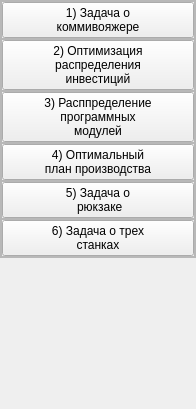
               <widget class="QWidget" name="page_2">
                <property name="geometry">
                 <rect>
                  <x>0</x>
                  <y>0</y>
                  <width>196</width>
                  <height>409</height>
                 </rect>
                </property>
                <attribute name="icon">
                 <iconset>
                  <normaloff>icons/down.svg</normaloff>icons/down.svg</iconset>
                </attribute>
                <attribute name="label">
                 <string>Dynamic programming</string>
                </attribute>
                <layout class="QVBoxLayout" name="verticalLayout_11">
                 <property name="spacing">
                  <number>0</number>
                 </property>
                 <property name="leftMargin">
                  <number>0</number>
                 </property>
                 <property name="topMargin">
                  <number>0</number>
                 </property>
                 <property name="rightMargin">
                  <number>0</number>
                 </property>
                 <property name="bottomMargin">
                  <number>0</number>
                 </property>
                 <item alignment="Qt::AlignTop">
                  <widget class="QFrame" name="frame_14">
                   <property name="frameShape">
                    <enum>QFrame::StyledPanel</enum>
                   </property>
                   <property name="frameShadow">
                    <enum>QFrame::Raised</enum>
                   </property>
                   <layout class="QVBoxLayout" name="verticalLayout_10">
                    <property name="spacing">
                     <number>0</number>
                    </property>
                    <property name="leftMargin">
                     <number>0</number>
                    </property>
                    <property name="topMargin">
                     <number>0</number>
                    </property>
                    <property name="rightMargin">
                     <number>0</number>
                    </property>
                    <property name="bottomMargin">
                     <number>0</number>
                    </property>
                    <item>
                     <widget class="QFrame" name="frame_20">
                      <property name="frameShape">
                       <enum>QFrame::StyledPanel</enum>
                      </property>
                      <property name="frameShadow">
                       <enum>QFrame::Raised</enum>
                      </property>
                      <layout class="QVBoxLayout" name="verticalLayout_17">
                       <property name="spacing">
                        <number>0</number>
                       </property>
                       <property name="leftMargin">
                        <number>0</number>
                       </property>
                       <property name="topMargin">
                        <number>0</number>
                       </property>
                       <property name="rightMargin">
                        <number>0</number>
                       </property>
                       <property name="bottomMargin">
                        <number>0</number>
                       </property>
                       <item alignment="Qt::AlignTop">
                        <widget class="QPushButton" name="TSP_task_button">
                         <property name="text">
                          <string>1) Задача о
коммивояжере</string>
                         </property>
                        </widget>
                       </item>
                      </layout>
                     </widget>
                    </item>
                    <item>
                     <widget class="QFrame" name="frame_19">
                      <property name="frameShape">
                       <enum>QFrame::StyledPanel</enum>
                      </property>
                      <property name="frameShadow">
                       <enum>QFrame::Raised</enum>
                      </property>
                      <layout class="QVBoxLayout" name="verticalLayout_16">
                       <property name="spacing">
                        <number>0</number>
                       </property>
                       <property name="leftMargin">
                        <number>0</number>
                       </property>
                       <property name="topMargin">
                        <number>0</number>
                       </property>
                       <property name="rightMargin">
                        <number>0</number>
                       </property>
                       <property name="bottomMargin">
                        <number>0</number>
                       </property>
                       <item alignment="Qt::AlignTop">
                        <widget class="QPushButton" name="pushButton_6">
                         <property name="text">
                          <string>2) Оптимизация
распределения
инвестиций</string>
                         </property>
                        </widget>
                       </item>
                      </layout>
                     </widget>
                    </item>
                    <item>
                     <widget class="QFrame" name="frame_18">
                      <property name="frameShape">
                       <enum>QFrame::StyledPanel</enum>
                      </property>
                      <property name="frameShadow">
                       <enum>QFrame::Raised</enum>
                      </property>
                      <layout class="QVBoxLayout" name="verticalLayout_15">
                       <property name="spacing">
                        <number>0</number>
                       </property>
                       <property name="leftMargin">
                        <number>0</number>
                       </property>
                       <property name="topMargin">
                        <number>0</number>
                       </property>
                       <property name="rightMargin">
                        <number>0</number>
                       </property>
                       <property name="bottomMargin">
                        <number>0</number>
                       </property>
                       <item alignment="Qt::AlignTop">
                        <widget class="QPushButton" name="pushButton_7">
                         <property name="text">
                          <string>3) Расппределение
программных
модулей</string>
                         </property>
                        </widget>
                       </item>
                      </layout>
                     </widget>
                    </item>
                    <item>
                     <widget class="QFrame" name="frame_17">
                      <property name="frameShape">
                       <enum>QFrame::StyledPanel</enum>
                      </property>
                      <property name="frameShadow">
                       <enum>QFrame::Raised</enum>
                      </property>
                      <layout class="QVBoxLayout" name="verticalLayout_14">
                       <property name="spacing">
                        <number>0</number>
                       </property>
                       <property name="leftMargin">
                        <number>0</number>
                       </property>
                       <property name="topMargin">
                        <number>0</number>
                       </property>
                       <property name="rightMargin">
                        <number>0</number>
                       </property>
                       <property name="bottomMargin">
                        <number>0</number>
                       </property>
                       <item alignment="Qt::AlignTop">
                        <widget class="QPushButton" name="pushButton_9">
                         <property name="text">
                          <string>4) Оптимальный
план производства</string>
                         </property>
                        </widget>
                       </item>
                      </layout>
                     </widget>
                    </item>
                    <item>
                     <widget class="QFrame" name="frame_16">
                      <property name="frameShape">
                       <enum>QFrame::StyledPanel</enum>
                      </property>
                      <property name="frameShadow">
                       <enum>QFrame::Raised</enum>
                      </property>
                      <layout class="QVBoxLayout" name="verticalLayout_13">
                       <property name="spacing">
                        <number>0</number>
                       </property>
                       <property name="leftMargin">
                        <number>0</number>
                       </property>
                       <property name="topMargin">
                        <number>0</number>
                       </property>
                       <property name="rightMargin">
                        <number>0</number>
                       </property>
                       <property name="bottomMargin">
                        <number>0</number>
                       </property>
                       <item alignment="Qt::AlignTop">
                        <widget class="QPushButton" name="pushButton_10">
                         <property name="text">
                          <string>5) Задача о
 рюкзаке</string>
                         </property>
                        </widget>
                       </item>
                      </layout>
                     </widget>
                    </item>
                    <item>
                     <widget class="QFrame" name="frame_15">
                      <property name="frameShape">
                       <enum>QFrame::StyledPanel</enum>
                      </property>
                      <property name="frameShadow">
                       <enum>QFrame::Raised</enum>
                      </property>
                      <layout class="QVBoxLayout" name="verticalLayout_12">
                       <property name="spacing">
                        <number>0</number>
                       </property>
                       <property name="leftMargin">
                        <number>0</number>
                       </property>
                       <property name="topMargin">
                        <number>0</number>
                       </property>
                       <property name="rightMargin">
                        <number>0</number>
                       </property>
                       <property name="bottomMargin">
                        <number>0</number>
                       </property>
                       <item alignment="Qt::AlignTop">
                        <widget class="QPushButton" name="pushButton_11">
                         <property name="text">
                          <string>6) Задача о трех
станках</string>
                         </property>
                        </widget>
                       </item>
                      </layout>
                     </widget>
                    </item>
                   </layout>
                  </widget>
                 </item>
                </layout>
               </widget>
